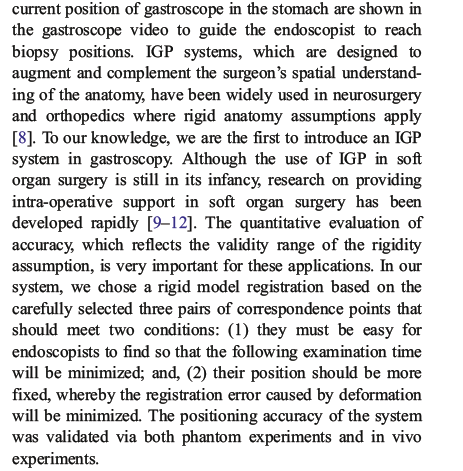
#> input picture E - 通识+专业课程资料/第6学期-机器视觉/Codes/work7/document.bmp, 463 x 471 px
$ python lx.py
#> lines starting #> are read from the running program, lines starting #| are printed output that depends on the picture; after the words box and inside, x2 and y2 are one past the last pixel; in counts of white or black regions, pixels touching at a corner belong together
import cv2
import os
# 1. 读取图像（灰度模式）
img = cv2.imread('document.bmp', cv2.IMREAD_GRAYSCALE)
#> img: shape (471, 463); min 18, max 255, mean 220.5

# 2. 二值化处理（阈值可以根据需要调整）
# THRESH_BINARY_INV: 让黑色的字母变为前景（值为1）
_, binary = cv2.threshold(img, 100, 1, cv2.THRESH_BINARY_INV)
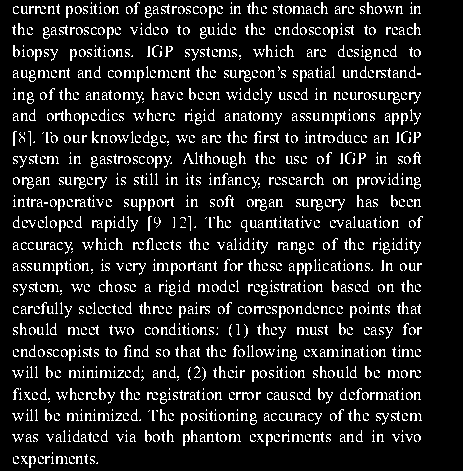
#> binary: shape (471, 463); values 0 (black) and 1 (white), 11.4% white in thin lines or dots, all inside (x1, y1, x2, y2) = (12, 2, 423, 468)
binary= (binary * 255).astype('uint8')
path=''
filename = os.path.join(path,"new_image1.jpg")
cv2.imwrite(filename, binary)

l= binary[405:425, 34:39]
#> l = 20 rows, first 6: [0, 0, 0, 0, 0], [0, 0, 0, 0, 0], [0, 0, 0, 0, 0], [0, 0, 0, 0, 0], [0, 0, 255, 0, 0], [0, 255, 255, 0, 0]

# 4. 显示截取的区域
cv2.imshow("Region of Interest", l)
cv2.waitKey(0)
cv2.destroyAllWindows()

l_fan=cv2.bitwise_not(l)
#> l_fan = 20 rows, first 6: [255, 255, 255, 255, 255], [255, 255, 255, 255, 255], [255, 255, 255, 255, 255], [255, 255, 255, 255, 255], [255, 255, 0, 255, 255], [255, 0, 0, 255, 255]

qinshi1 = cv2.erode(binary,l)
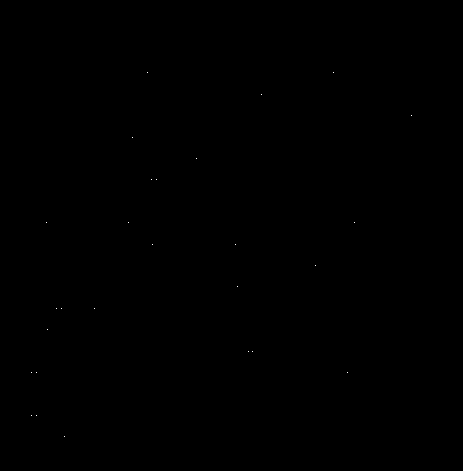
#> qinshi1: shape (471, 463); 0.01% white in thin lines or dots, all inside (x1, y1, x2, y2) = (31, 72, 412, 437)
qinshi2 = cv2.erode(cv2.bitwise_not(binary), l_fan)
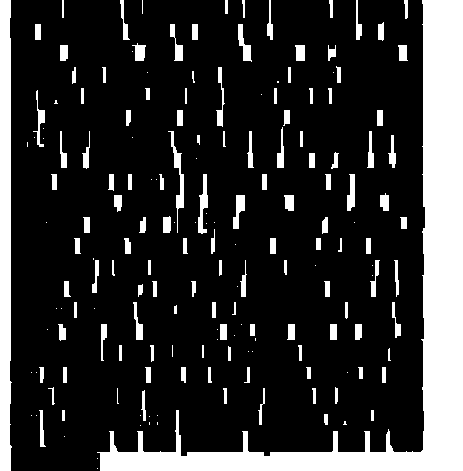
#> qinshi2: shape (471, 463); 19.3% white; 182 white regions (56 under 20 px), largest, box (x1, y1, x2, y2) and area: (97, 0, 463, 471) 25641, (0, 0, 12, 471) 5104, (168, 131, 184, 233) 406

hit_or_miss = cv2.bitwise_and(qinshi1, qinshi2)
#> hit_or_miss: shape (471, 463); 0.01% white in thin lines or dots, all inside (x1, y1, x2, y2) = (31, 72, 355, 437)

l=cv2.flip(l, -1)
#> l = 20 rows, first 6: [0, 0, 0, 0, 0], [0, 0, 0, 0, 0], [0, 0, 0, 0, 0], [0, 0, 0, 0, 0], [0, 255, 255, 255, 0], [0, 0, 255, 0, 0]
result=cv2.dilate(hit_or_miss, l, anchor=(0, 0))
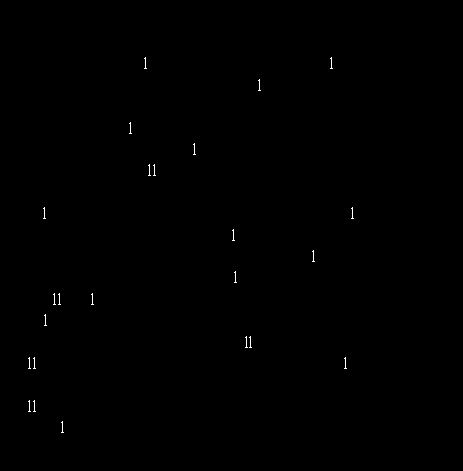
#> result: shape (471, 463); 0.17% white in thin lines or dots, all inside (x1, y1, x2, y2) = (28, 57, 354, 433)
cv2.imshow('1',result)
cv2.imshow('2',binary)
cv2.waitKey(0)
cv2.destroyAllWindows()
